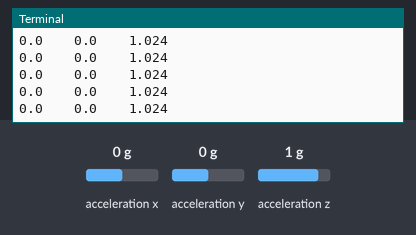
A program run on a simulated Raspberry Pi (BCM pin numbers). On the bench: the last lines printed to the terminal. The inputs (shaded band) are chosen by the test bench; at power-on: acceleration x 0 g, acceleration y 0 g, acceleration z 1 g. System figures (address, load, memory, disk, uptime) are fixed made-up values; library files of the repository ran but are not shown: adxl345.py.

Above: at 1.2 s.
1.3 s: acceleration x set to -1.4 g
At 1.32 s:
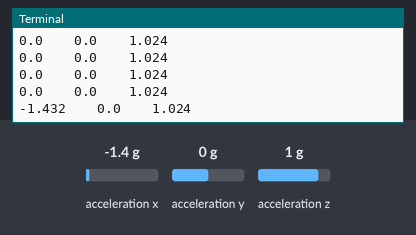
2.8 s: acceleration y set to -1.4 g
At 2.84 s:
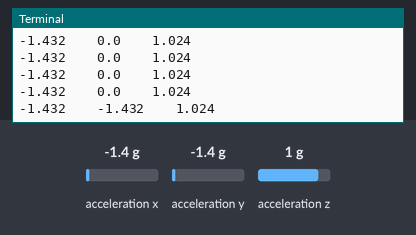
4.3 s: acceleration z set to -1.4 g
At 4.36 s:
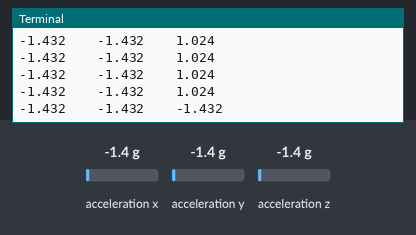

The program:

basic_example.py
```python
# (licence header left out)
from adxl345 import ADXL345
import time

adxl345 = ADXL345()

print("ADXL345 on address 0x%x:" % (adxl345.address))
while True:
	axes = adxl345.getAxes(True)
	print(( axes['x'] ),"\t",( axes['y'] ),"\t",( axes['z'] ))
	time.sleep(.1)
 
```

Measured:
- after the input at 1.3 s, the terminal: prints a new line at once (image 1)
- after the input at 2.8 s, the terminal: prints a new line at once (image 2)
- after the input at 4.3 s, the terminal: prints a new line after 0.05 s (image 3)
